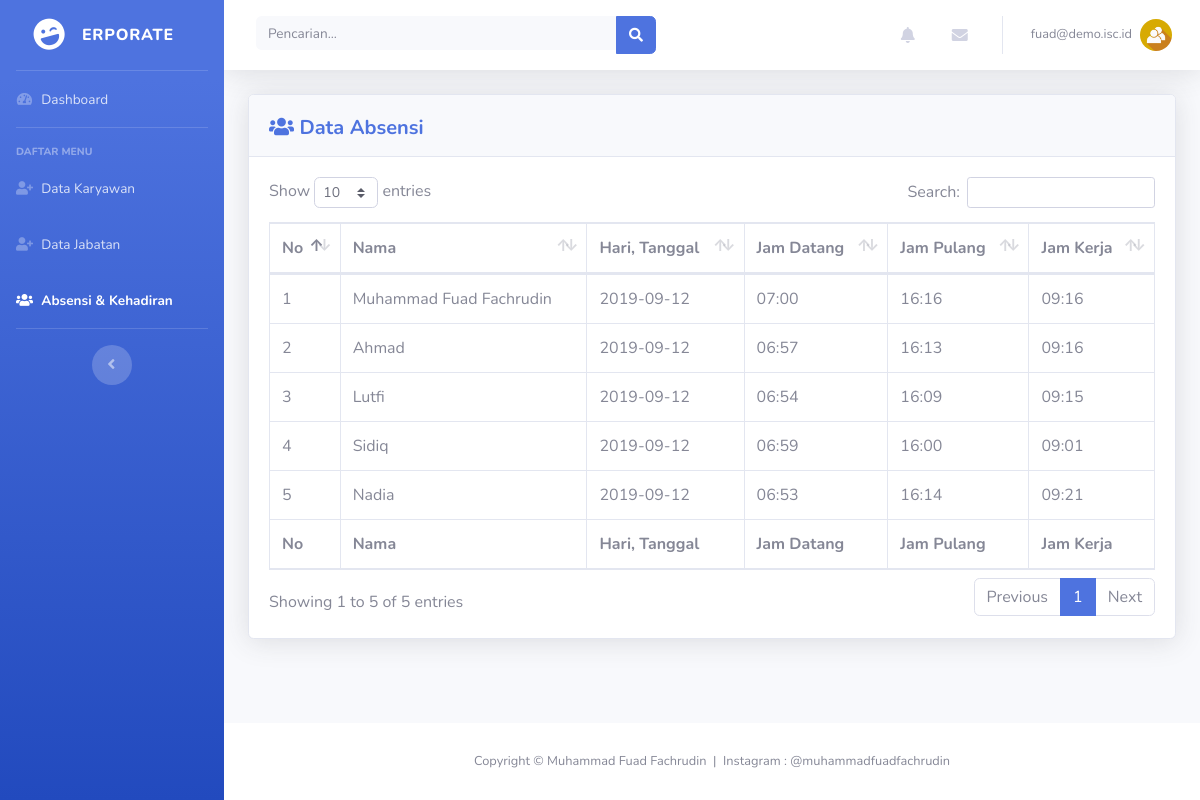
Screenshot of /view/admin/absensi.php (signed in) with the database file from the repository.
### tables this page shows
CREATE TABLE `kehadiran` (
  `id` int(11) NOT NULL,
  `id_karyawan` int(3) NOT NULL,
  `hari` date NOT NULL,
  `masuk` time DEFAULT NULL,
  `pulang` time DEFAULT NULL
);

CREATE TABLE `karyawan` (
  `id_karyawan` int(3) NOT NULL,
  `nama` varchar(25) NOT NULL,
  `jk` enum('L','P') NOT NULL,
  `id_jabatan` int(2) NOT NULL,
  `no_hp` varchar(13) NOT NULL,
  `alamat` varchar(100) NOT NULL
);

### view/admin/absensi.php (the view, shortened to what this page needs)
<!DOCTYPE html>
<html lang="en">
<head>
  <link href="../../assets/vendor/fontawesome-free/css/all.min.css" rel="stylesheet" type="text/css">
  <link href="../../assets/css/sb-admin-2.min.css" rel="stylesheet">
  <link href="../../assets/vendor/datatables/dataTables.bootstrap4.min.css" rel="stylesheet">
</head>
<body id="page-top">
<?php
  include '../../controller/koneksi.php';
?>
  <div id="wrapper">
    <ul class="navbar-nav bg-gradient-primary sidebar sidebar-dark accordion" id="accordionSidebar">
      <a class="sidebar-brand d-flex align-items-center justify-content-center" href="index.php">
        <div class="sidebar-brand-icon rotate-n-15">
          <i class="fas fa-laugh-wink"></i>
        </div>
        <div class="sidebar-brand-text mx-3">Erporate<sup></sup></div>
      </a>
      <hr class="sidebar-divider my-0">
      <li class="nav-item">
        <a class="nav-link" href="index.php">
          <i class="fas fa-fw fa-tachometer-alt"></i>
          <span>Dashboard</span></a>
      </li>
      <hr class="sidebar-divider">
      <div class="sidebar-heading">
        Daftar Menu
      </div>
      <li class="nav-item">
        <a class="nav-link" href="karyawan.php">
          <i class="fas fa-fw fa-user-plus"></i>
          <span>Data Karyawan</span></a>
      </li>
      <li class="nav-item">
        <a class="nav-link" href="jabatan.php">
          <i class="fas fa-fw fa-user-plus"></i>
          <span>Data Jabatan</span></a>
      </li>
      <li class="nav-item active">
        <a class="nav-link" href="absensi.php">
          <i class="fas fa-fw fa-users"></i>
          <span>Absensi & Kehadiran</span></a>
      </li>
      <hr class="sidebar-divider d-none d-md-block">
      <div class="text-center d-none d-md-inline">
        <button class="rounded-circle border-0" id="sidebarToggle"></button>
      </div>
    </ul>
    <div id="content-wrapper" class="d-flex flex-column">
      <div id="content">
        <nav class="navbar navbar-expand navbar-light bg-white topbar mb-4 static-top shadow">
          <form class="d-none d-sm-inline-block form-inline mr-auto ml-md-3 my-2 my-md-0 mw-100 navbar-search">
            <div class="input-group">
              <input type="text" class="form-control bg-light border-0 small" placeholder="Pencarian..." aria-label="Search" aria-describedby="basic-addon2">
              <div class="input-group-append">
                <button class="btn btn-primary" type="button">
                  <i class="fas fa-search fa-sm"></i>
                </button>
              </div>
            </div>
          </form>
          <ul class="navbar-nav ml-auto">
            <li class="nav-item dropdown no-arrow mx-1">
              <a class="nav-link dropdown-toggle" href="#" id="alertsDropdown" role="button" data-toggle="dropdown" aria-haspopup="true" aria-expanded="false">
                <i class="fas fa-bell fa-fw"></i>
              </a>
            </li>
            <li class="nav-item dropdown no-arrow mx-1">
              <a class="nav-link dropdown-toggle" href="#" id="messagesDropdown" role="button" data-toggle="dropdown" aria-haspopup="true" aria-expanded="false">
                <i class="fas fa-envelope fa-fw"></i>
              </a>
            </li>
            <li class="nav-item dropdown no-arrow">
              <a class="nav-link dropdown-toggle" href="#" id="userDropdown" role="button" data-toggle="dropdown" aria-haspopup="true" aria-expanded="false">
                <span class="mr-2 d-none d-lg-inline text-gray-600 small"><?php echo $_SESSION['email'];?></span>
                <img class="img-profile rounded-circle" src="../../assets/img/usericon.jpg">
              </a>
            </li>
          </ul>
        </nav>
        <div class="container-fluid">
          <div id="dataKaryawan">
          <div class="card shadow mb-4">
            <div class="card-header py-3">
			  <span class="float-left" style="padding-top:5px">
				<h5 class="m-0 font-weight-bold text-primary"><i class="fa fa-users" aria-hidden="true"></i> Data Absensi</h5>
			  </span>
            </div>
            <div class="card-body">
              <div class="table-responsive">
                <table class="table table-bordered" id="dataTable" width="100%" cellspacing="0">
                  <thead>
                    <tr>
                      <th>No</th>
                      <th>Nama</th>
                      <th>Hari, Tanggal</th>
                      <th>Jam Datang</th>
                      <th>Jam Pulang</th>
                      <th>Jam Kerja</th>
                    </tr>
                  </thead>
                  <tfoot>
                    <tr>
                      <th>No</th>
                      <th>Nama</th>
                      <th>Hari, Tanggal</th>
                      <th>Jam Datang</th>
                      <th>Jam Pulang</th>
                      <th>Jam Kerja</th>
                    </tr>
                  </tfoot>
                  <tbody>
                    <?php
                      $semuaAbsensi = "SELECT * FROM `kehadiran` JOIN karyawan ON kehadiran.id_karyawan = karyawan.id_karyawan";
                      $resultAbsensi = mysqli_query($db, $semuaAbsensi);
                      $no = 1;
                      foreach ($resultAbsensi as $row2) {
                        $masuk = $row2['masuk'];
                        $pulang = $row2['pulang'];
                        $waktuAwal = new DateTime($masuk);
                        $waktuAkhir   = new DateTime($pulang);
                        $intervalJam  = $waktuAwal->diff($waktuAkhir);
                    ?>
                    <tr>
                      <td><?=$no++;?></td>
                      <td><?=$row2['nama'];?></td>
                      <td><?=$row2['hari'];?></td>
                      <td><?php echo $waktuAwal->format('H:i');?></td>
                      <td><?php echo $waktuAkhir->format('H:i');?></td>
                      <td><?php echo $intervalJam->format("%H:%I"); ?></td>
                    </tr>
                    <?php } ?>
                  </tbody>
                </table>
              </div>
            </div>
          </div>
      	  </div>
        </div>
      </div>
      <footer class="sticky-footer bg-white">
        <div class="container my-auto">
          <div class="copyright text-center my-auto">
            <span>Copyright &copy; <a href="https://www.linkedin.com/in/muhammad-fuad-fachrudin/" style="text-decoration: none;color:#858796" target="_blank">Muhammad Fuad Fachrudin</a>&nbsp; | &nbsp;Instagram : <a href="https://www.instagram.com/muhammadfuadfachrudin/" style="text-decoration: none;color:#858796" target="_blank">@muhammadfuadfachrudin</a></span>
          </div>
        </div>
      </footer>
    </div>
  </div>
</body>
</html>

### rows the page displays
kehadiran: id_karyawan.nama "Muhammad Fuad Fachrudin", hari "2019-09-12", masuk "07:00", pulang "16:16", $intervalJam->format("%H:%I") "09:16"
kehadiran: id_karyawan.nama "Ahmad", hari "2019-09-12", masuk "06:57", pulang "16:13", $intervalJam->format("%H:%I") "09:16"
kehadiran: id_karyawan.nama "Lutfi", hari "2019-09-12", masuk "06:54", pulang "16:09", $intervalJam->format("%H:%I") "09:15"
kehadiran: id_karyawan.nama "Sidiq", hari "2019-09-12", masuk "06:59", pulang "16:00", $intervalJam->format("%H:%I") "09:01"
kehadiran: id_karyawan.nama "Nadia", hari "2019-09-12", masuk "06:53", pulang "16:14", $intervalJam->format("%H:%I") "09:21"

### other values shown
$_SESSION['email'] "fuad@demo.isc.id"
